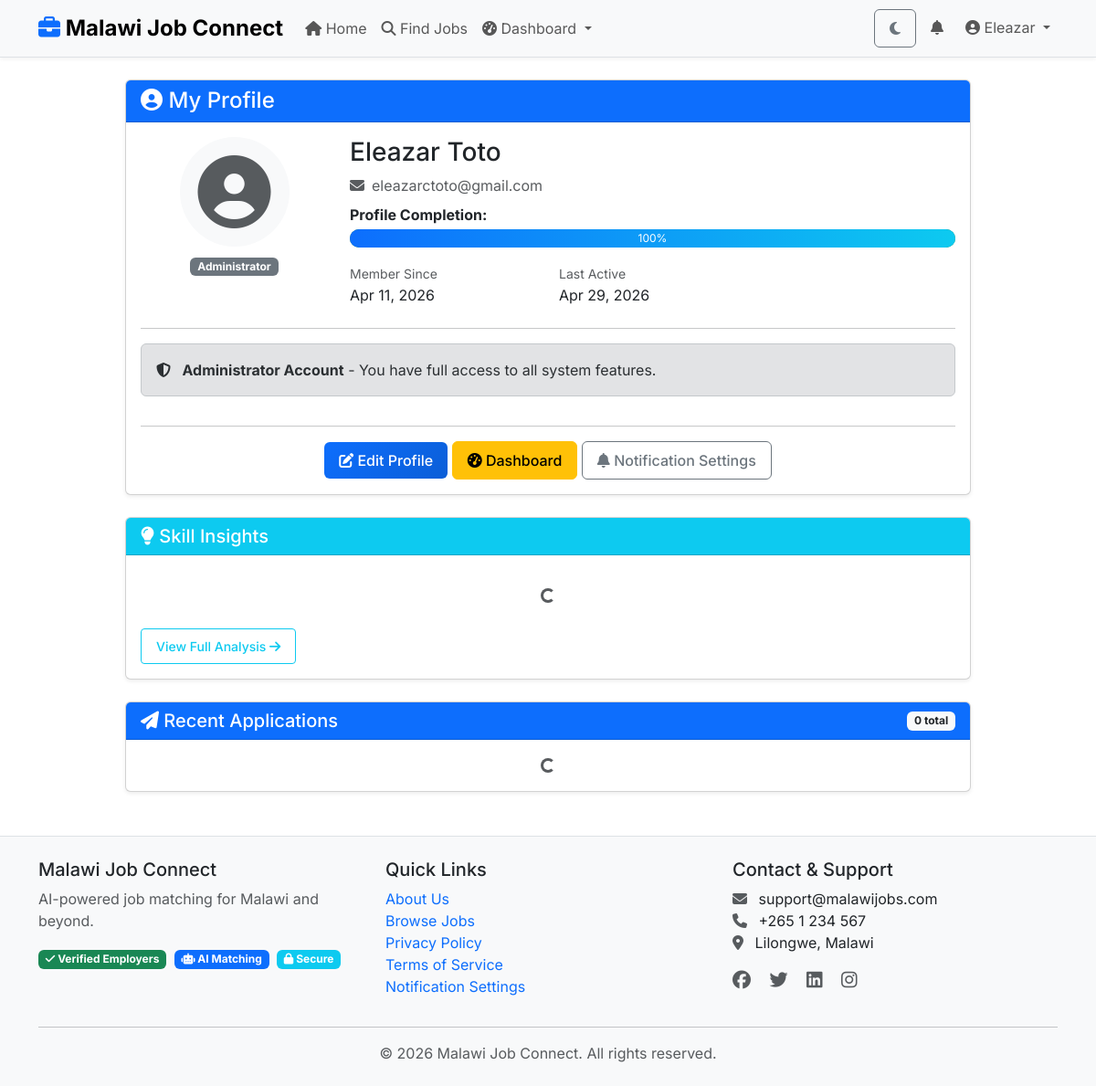
Before: /accounts/profile/ (signed in) with the older database file.
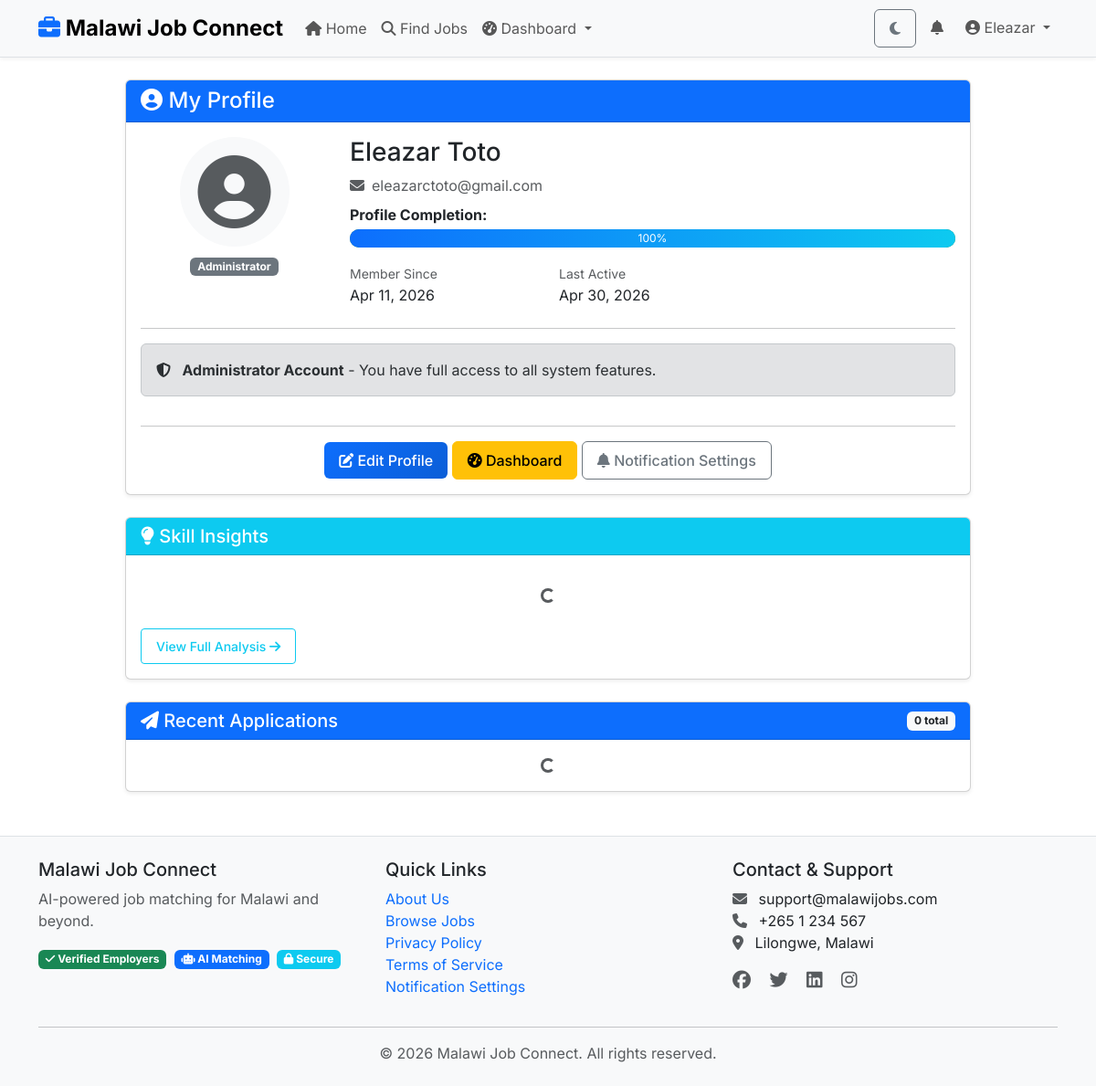
After: the same page with the newer database file.
### apps/accounts/models.py (models this page shows, shortened)
class User(AbstractUser):
    username = None
    email = models.EmailField(
        'Email Address',
        unique=True,
        error_messages={
            'unique': "A user with this email already exists.",
        }
    )
    USER_TYPE_CHOICES = (
        ('JOB_SEEKER', 'Job Seeker'),
        ('EMPLOYER', 'Employer'),
        ('ADMIN', 'Administrator'),
    )
    user_type = models.CharField(
        max_length=20,
        choices=USER_TYPE_CHOICES,
        default='JOB_SEEKER'
    )
    is_verified_employer = models.BooleanField(
        default=False,
        help_text="Admin verified employer account"
    )
    profile_completion_percentage = models.IntegerField(default=0)
    date_joined = models.DateTimeField(auto_now_add=True)
    last_activity = models.DateTimeField(auto_now=True)
    email_notifications = models.BooleanField(
        default=True,
        help_text="Receive email notifications about matching jobs"
    )
    in_app_notifications = models.BooleanField(
        default=True,
        help_text="Receive in-app notifications"
    )
    objects = UserManager()
    USERNAME_FIELD = 'email'
    REQUIRED_FIELDS = ['first_name', 'last_name']
    class Meta:
        db_table = 'users'
        verbose_name = 'User'
        verbose_name_plural = 'Users'
        ordering = ['-date_joined']
    @property
    def display_user_type(self):
        if self.is_superuser or self.is_staff:
            return 'Administrator'
        return self.get_user_type_display()
    def get_full_name(self):
        if self.first_name and self.last_name:
            return f"{self.first_name} {self.last_name}"
        return self.email

### apps/accounts/views.py (the view)
# urls.py: path('profile/', views.profile_view, name='profile'),
@login_required
def profile_view(request):
    profile = request.user.profile
    completion_percentage = request.user.profile_completion_percentage
    user_type = request.user.user_type
    if request.user.is_staff or user_type == 'ADMIN':
        completion_percentage = 100
        user_type = 'ADMIN'
    context = {
        'profile': profile,
        'completion_percentage': completion_percentage,
        'user_type': user_type,
    }
    if user_type == 'JOB_SEEKER':
        context.update({
            'skills_list': profile.get_skills_list(),
            'locations_list': profile.get_preferred_locations_list(),
        })
    if user_type in ['EMPLOYER', 'ADMIN']:
        context.update({
            'is_verified': request.user.is_verified_employer,
        })
    return render(request, 'accounts/profile.html', context)

### apps/core/context_processors.py (called while the page is built)
def site_settings(request):
    context = {
        'SITE_NAME': settings.SITE_NAME,
        'SITE_TAGLINE': settings.SITE_TAGLINE,
        'CURRENT_YEAR': timezone.now().year,
        'DEBUG': settings.DEBUG,
    }
    if request.user.is_authenticated and request.user.is_staff:
        try:
            from apps.jobs.models import JobVacancy
            pending_count = JobVacancy.objects.filter(
                is_approved=False
            ).count()
            context['pending_approvals'] = pending_count
        except:
            context['pending_approvals'] = 0
    return context

### templates/accounts/profile.html (shortened to what this page needs)
{% extends 'base/base.html' %}
{% load static %}
{% block content %}
<div class="container mt-4">
    <div class="row">
        <div class="col-lg-10 mx-auto">
            <div class="card shadow-sm mb-4">
                <div class="card-header bg-primary text-white">
                    <div class="d-flex justify-content-between align-items-center">
                        <h4 class="mb-0">
                            <i class="fas fa-user-circle"></i> My Profile
                        </h4>
                    </div>
                </div>
                <div class="card-body">
                    <div class="row mb-4">
                        <div class="col-md-3 text-center">
                            {% if profile.avatar %}
                            <img src="{{ profile.avatar.url }}" class="img-fluid rounded-circle mb-2" style="max-width: 120px; height: 120px; object-fit: cover;">
                            {% else %}
                            <div class="rounded-circle bg-light d-flex align-items-center justify-content-center mx-auto" style="width: 120px; height: 120px;">
                                <i class="fas fa-user-circle fa-5x text-muted"></i>
                            </div>
                            {% endif %}
                            <div class="mt-2">
                                <span class="badge bg-secondary">{{ user.display_user_type|default:user.user_type }}</span>
                            </div>
                        </div>
                        <div class="col-md-9">
                            <h3>{{ user.get_full_name|default:user.email }}</h3>
                            <p class="text-muted mb-2">
                                <i class="fas fa-envelope me-2"></i>{{ user.email }}
                            </p>
                            <div class="mb-2">
                                <strong>Profile Completion:</strong>
                                <div class="progress mt-1" style="height: 20px;">
                                    <div class="progress-bar {% if completion_percentage >= 80 %}bg-success{% elif completion_percentage >= 50 %}bg-warning{% else %}bg-danger{% endif %}"
                                         style="width: {{ completion_percentage }}%">
                                        {{ completion_percentage }}%
                                    </div>
                                </div>
                            </div>
                            <div class="row mt-3">
                                <div class="col-sm-4">
                                    <small class="text-muted">Member Since</small>
                                    <p class="mb-0">{{ user.date_joined|date:"M d, Y" }}</p>
                                </div>
                                <div class="col-sm-4">
                                    <small class="text-muted">Last Active</small>
                                    <p class="mb-0">{{ user.last_activity|date:"M d, Y" }}</p>
                                </div>
                            </div>
                        </div>
                    </div>
                    <hr>
                    {% if user.user_type == 'ADMIN' or user.is_staff %}
                    <div class="row">
                        <div class="col-12">
                            <div class="alert alert-secondary">
                                <i class="fas fa-shield-alt me-2"></i>
                                <strong>Administrator Account</strong> - You have full access to all system features.
                            </div>
                        </div>
                    </div>
                    {% endif %}
                    <hr>
                    <div class="text-center">
                        <a href="{% url 'accounts:profile_setup' %}" class="btn btn-primary">
                            <i class="fas fa-edit"></i> Edit Profile
                        </a>
                        {% if user.is_staff %}
                        <a href="{% url 'dashboard:home' %}" class="btn btn-warning">
                            <i class="fas fa-tachometer-alt"></i> Dashboard
                        </a>
                        {% endif %}
                        <a href="{% url 'notifications:preferences' %}" class="btn btn-outline-secondary">
                            <i class="fas fa-bell"></i> Notification Settings
                        </a>
                    </div>
                </div>
            </div>
            {% if user.user_type == 'JOB_SEEKER' %}
            <div class="card shadow-sm mb-4">
                <div class="card-header bg-info text-white">
                    <h5 class="mb-0">
                        <i class="fas fa-lightbulb"></i> Skill Insights
                    </h5>
                </div>
                <div class="card-body">
                    <div id="skillInsights">
                        <div class="text-center py-3">
                            <div class="spinner-border spinner-border-sm text-muted" role="status">
                            </div>
                        </div>
                    </div>
                    <a href="{% url 'recommendations:skill_gaps' %}" class="btn btn-outline-info btn-sm mt-2">
                        View Full Analysis <i class="fas fa-arrow-right"></i>
                    </a>
                </div>
            </div>
            {% endif %}
            {% if user.user_type == 'JOB_SEEKER' %}
            <div class="card shadow-sm">
                <div class="card-header bg-primary text-white">
                    <div class="d-flex justify-content-between align-items-center">
                        <h5 class="mb-0">
                            <i class="fas fa-paper-plane"></i> Recent Applications
                        </h5>
                        <span class="badge bg-light text-dark" id="totalApplications">0 total</span>
                    </div>
                </div>
                <div class="card-body p-0">
                    <div id="recentApplications">
                        <div class="text-center py-3">
                            <div class="spinner-border spinner-border-sm text-muted" role="status">
                            </div>
                        </div>
                    </div>
                </div>
            </div>
            {% endif %}
        </div>
    </div>
</div>
{% endblock %}

### templates/base/base.html (shortened to what this page needs)
<!DOCTYPE html>
<html lang="en" data-bs-theme="light">
<head>
    <link href="https://cdn.jsdelivr.net/npm/bootstrap@5.3.3/dist/css/bootstrap.min.css" rel="stylesheet">
    <link rel="stylesheet" href="https://cdnjs.cloudflare.com/ajax/libs/font-awesome/6.5.2/css/all.min.css">
    {% load static %}
    <link rel="stylesheet" href="{% static 'css/custom.css' %}">
</head>
<body>
    <nav class="navbar navbar-expand-lg navbar-light bg-light border-bottom">
        <div class="container">
            <a class="navbar-brand fw-bold" href="{% url 'core:home' %}">
                <i class="fas fa-briefcase text-primary"></i> {{ SITE_NAME }}
            </a>
            <div class="collapse navbar-collapse" id="navbarNav">
                <ul class="navbar-nav me-auto">
                    <li class="nav-item">
                        <a class="nav-link" href="{% url 'core:home' %}">
                            <i class="fas fa-home"></i> Home
                        </a>
                    </li>
                    {% if user.is_authenticated %}
                    <li class="nav-item">
                        <a class="nav-link" href="{% url 'jobs:list' %}">
                            <i class="fas fa-search"></i> Find Jobs
                        </a>
                    </li>
                    {% if user.is_staff %}
                    <li class="nav-item dropdown">
                        <a class="nav-link dropdown-toggle" href="#" data-bs-toggle="dropdown">
                            <i class="fas fa-tachometer-alt"></i> Dashboard
                        </a>
                    </li>
                    {% endif %}
                    {% endif %}
                </ul>
                <ul class="navbar-nav ms-auto">
                    <li class="nav-item me-2">
                        <button class="btn btn-outline-secondary" id="themeToggle" title="Toggle dark/light mode">
                            <i class="fas fa-moon"></i>
                        </button>
                    </li>
                    {% if user.is_authenticated %}
                    <li class="nav-item dropdown me-2">
                        <a class="nav-link position-relative" href="#" data-bs-toggle="dropdown"
                            id="notificationDropdownBtn">
                            <i class="fas fa-bell"></i>
                        </a>
                    </li>
                    <li class="nav-item dropdown">
                        <a class="nav-link dropdown-toggle" href="#" data-bs-toggle="dropdown">
                            <i class="fas fa-user-circle"></i>
                            {{ user.first_name|default:user.email|truncatechars:20 }}
                        </a>
                    </li>
                    {% endif %}
                </ul>
            </div>
        </div>
    </nav>
        <main>
            {% block content %}{% endblock %}
        </main>
        <footer class="bg-light mt-5 py-4 border-top">
            <div class="container">
                <div class="row">
                    <div class="col-md-4">
                        <h5>{{ SITE_NAME }}</h5>
                        <p class="text-muted">AI-powered job matching for Malawi and beyond.</p>
                        <div class="mt-2">
                            <span class="badge bg-success me-1"><i class="fas fa-check"></i> Verified Employers</span>
                            <span class="badge bg-primary me-1"><i class="fas fa-robot"></i> AI Matching</span>
                            <span class="badge bg-info"><i class="fas fa-lock"></i> Secure</span>
                        </div>
                    </div>
                    <div class="col-md-4">
                        <h5>Quick Links</h5>
                        <ul class="list-unstyled">
                            <li><a href="{% url 'core:about' %}" class="text-decoration-none">About Us</a></li>
                            <li><a href="{% url 'jobs:list' %}" class="text-decoration-none">Browse Jobs</a></li>
                            <li><a href="{% url 'core:privacy' %}" class="text-decoration-none">Privacy Policy</a></li>
                            <li><a href="{% url 'core:terms' %}" class="text-decoration-none">Terms of Service</a></li>
                            {% if user.is_authenticated %}
                            <li><a href="{% url 'notifications:preferences' %}"
                                    class="text-decoration-none">Notification Settings</a></li>
                            {% endif %}
                        </ul>
                    </div>
                    <div class="col-md-4">
                        <h5>Contact & Support</h5>
                        <ul class="list-unstyled">
                            <li><i class="fas fa-envelope text-muted me-2"></i> support@malawijobs.com</li>
                            <li><i class="fas fa-phone text-muted me-2"></i> +265 1 234 567</li>
                            <li><i class="fas fa-map-marker-alt text-muted me-2"></i> Lilongwe, Malawi</li>
                        </ul>
                        <div class="mt-3">
                            <a href="#" class="text-muted me-3"><i class="fab fa-facebook fa-lg"></i></a>
                            <a href="#" class="text-muted me-3"><i class="fab fa-twitter fa-lg"></i></a>
                            <a href="#" class="text-muted me-3"><i class="fab fa-linkedin fa-lg"></i></a>
                            <a href="#" class="text-muted"><i class="fab fa-instagram fa-lg"></i></a>
                        </div>
                    </div>
                </div>
                <hr>
                <p class="text-center text-muted mb-0">
                    &copy; {{ CURRENT_YEAR }} {{ SITE_NAME }}. All rights reserved.
                </p>
            </div>
        </footer>
</body>
</html>

### static/css/custom.css (style rules this page uses)
body { font-family: 'Inter', -apple-system, BlinkMacSystemFont, 'Segoe UI', Roboto, sans-serif; min-height: 100vh; display: flex; flex-direction: column; }
main { flex: 1; }
.card { transition: transform 0.2s, box-shadow 0.2s; }
.btn { font-weight: 500; padding: 0.5rem 1rem; transition: all 0.2s; }
.btn-primary { background: linear-gradient(135deg, #0d6efd 0%, #0b5ed7 100%); border: none; }
.navbar { box-shadow: 0 2px 4px rgba(0, 0, 0, 0.05); }
.navbar-brand { font-size: 1.5rem; font-weight: 700; }
.progress { height: 0.5rem; border-radius: 1rem; }
.progress-bar { background: linear-gradient(90deg, #0d6efd 0%, #0dcaf0 100%); }

Changed rows visible on the page:
changed User "Eleazar Toto": last_activity "Apr 29, 2026" → "Apr 30, 2026"
